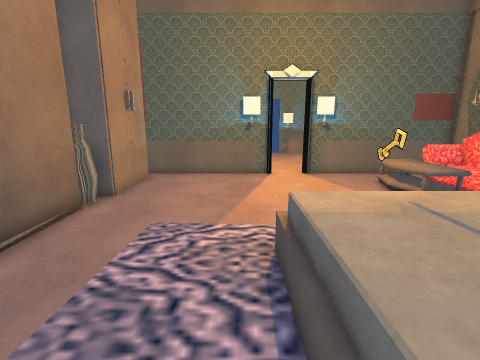
[1] (above)

16 first-person views from a walk through a Unity game level. The camera is 1.5 m above the floor, tilts 12° down and sees 85° across. The floor is counted in squares, 0.5 m on a side. Each view is taken from the middle of a square. On the plan, view 1 faces up. The plan holds only what a view shows up to about 19 squares ahead; the rest is blank. The place goes on beyond the plan. Door leaves are left out, so doorways stand open. Some surface patterns are stand-ins.

[2]
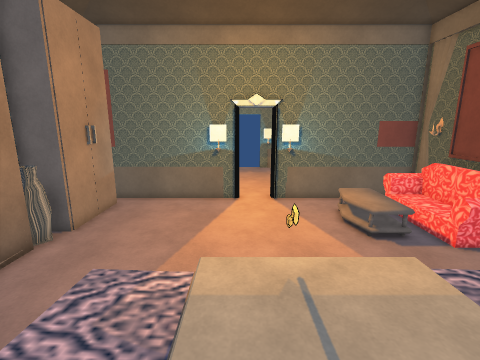

[3]
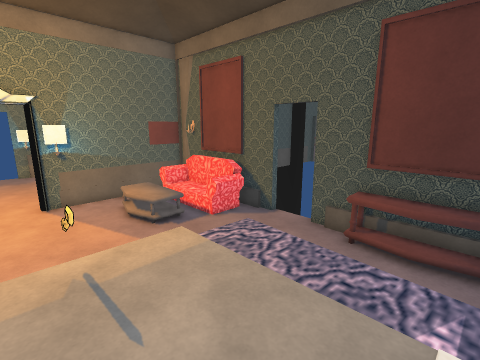

[4]
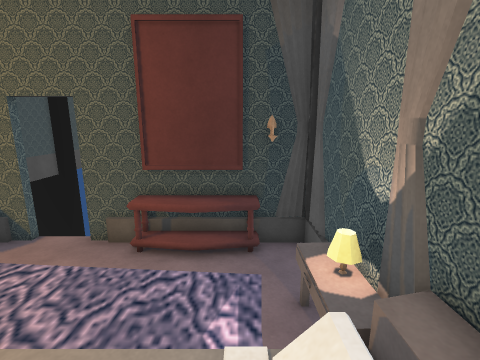

[5]
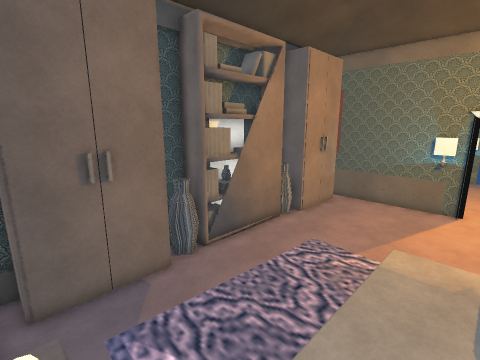

[6]
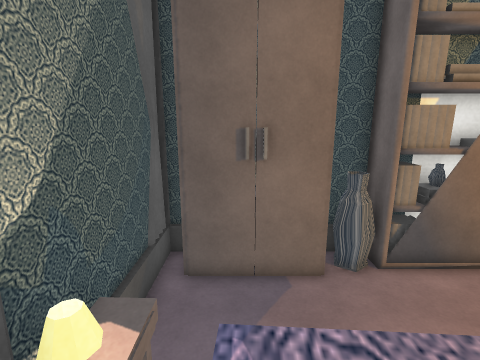

[7]
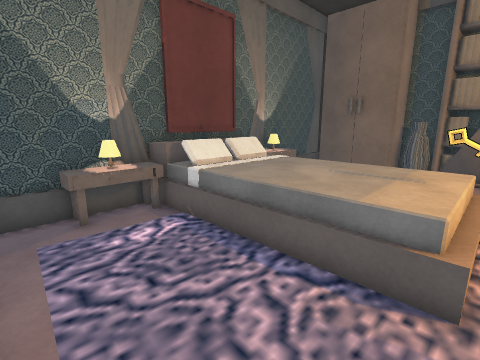

[8]
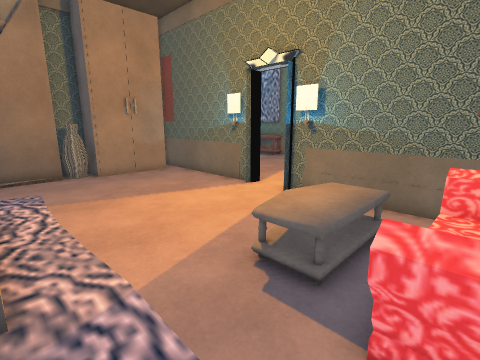

[9]
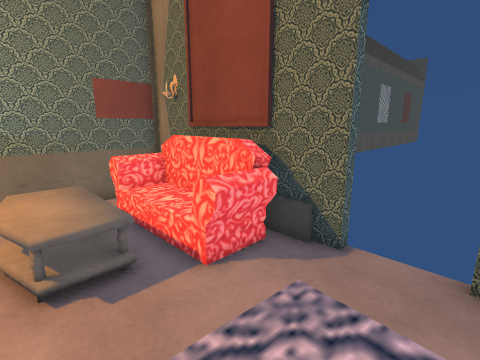

[10]
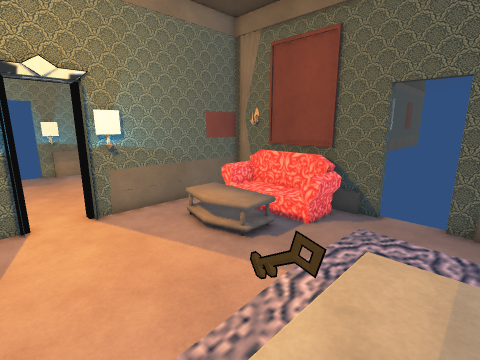

[11]
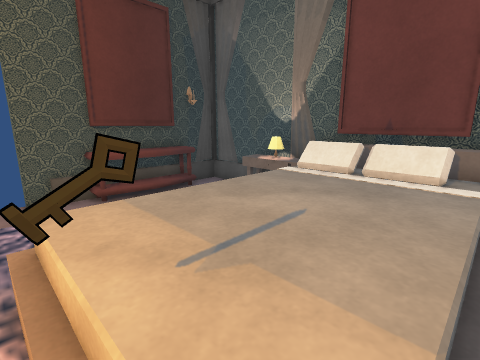

[12]
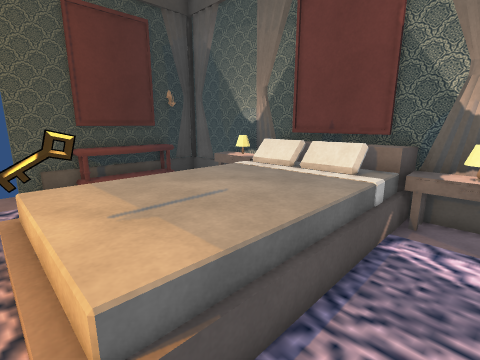

[13]
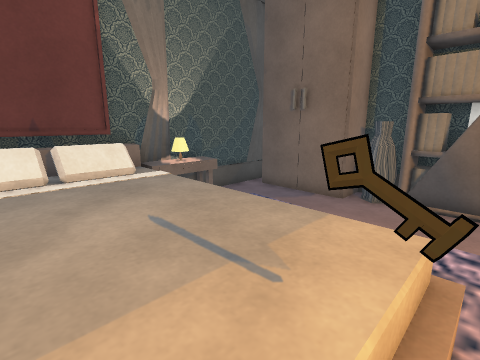

[14]
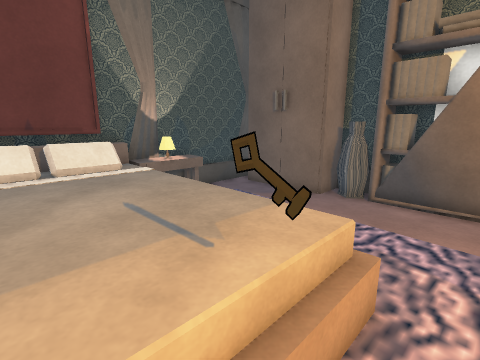

[15]
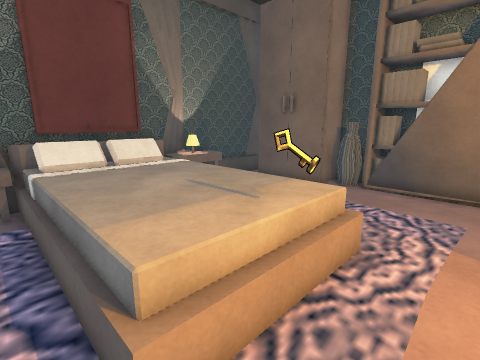

[16]
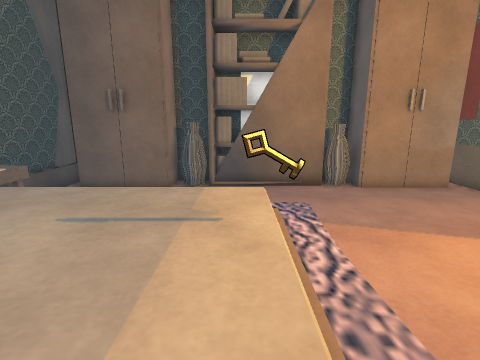

### Floor plan
Key: @ floor where view 1 was taken; # wall or solid block; x gap in a wall; . main floor; : floor 0.75 m higher than the main floor; / step, stairs or slope; D open door; = window, fence, low wall or low ledge; v drop or lower ground; O other object.
Columns run from 8 left of view 1 to 13 right of it. Each row starts with its distance up from view 1.
 16 OO ######ODDDO#### OOO
 15    O..............   #
 14    O............OOOOO#
 13    O...........OOO. O#
 12    O...........OOO. O#
 11  OOO...........OOO. O#
 10  #O=...........OOOOOO#
  9  #O...............OOO#
  8  OO..................#
  7  OO...  .... .     ..
  6  OO... . / O /     ...
  5  OO...     =  O.   ..x
  4  OO...   /    O    ..#
  3  #O...        O    .O#
  2  #O...        O    .O#
  1   OO..        O    OO#
  0    O..  @ :   O   ..O#
 -1   OO..    ::  O   ..O#
 -2    O..OOO/    /OOO..O#
 -3  #O...OOO# /  vOOO...#
 -4  ##############O######

Where each view was taken, in squares from view 1:
view 1: 0 up, 0 right, facing up
view 2: 0 up, 2 right, facing up
view 3: 1 down, 2 right, facing up-right
view 4: 1 down, 3 right, facing right
view 5: 3 down, 3 right, facing up-left
view 6: 1 down, 2 right, facing left
view 7: 6 up, 11 right, facing down-left
view 8: 6 up, 11 right, facing up-left
view 9: 5 up, 7 right, facing up-right
view 10: 4 up, 1 right, facing up-right
view 11: 6 up, 1 right, facing down-right
view 12: 6 up, 1 left, facing down-right
view 13: 6 up, 5 right, facing down-left
view 14: 7 up, 5 right, facing down-left
view 15: 8 up, 7 right, facing down-left
view 16: 5 up, 7 right, facing left
